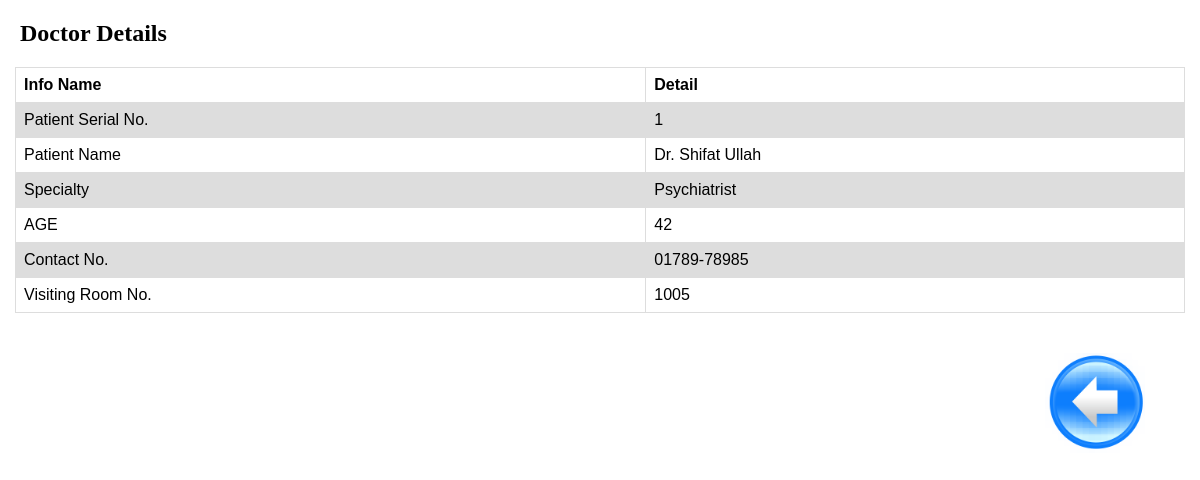
Screenshot of /admin/doctor/check_doctor_detial.php?s_id=1 with the database file from the repository.
### tables this page shows
CREATE TABLE doctor (
    id_no INT NOT NULL AUTO_INCREMENT , 
    name VARCHAR(50) NOT NULL , 
    specialty VARCHAR(30) NOT NULL , 
    age INT NOT NULL , 
    phone_no VARCHAR(11) NOT NULL , 
    room_no INT(10) NOT NULL , 
    password VARCHAR(20) NOT NULL, 
    PRIMARY KEY(id_no) 
);

### admin/doctor/check_doctor_detial.php (the view, shortened to what this page needs)
<!DOCTYPE html>
<html lang="en">
<head>
</head>
<body>
    <?php
        include "db.php";
        $sql = "SELECT * FROM doctor where id_no = '$_GET[s_id]'";
        $result = mysqli_query($connection, $sql);
        $row = mysqli_fetch_array($result);
    ?>
    <h2 style="margin-left: 5px;">Doctor Details</h2>
        <table>
        <tr>
            <th>Info Name</th>
            <th>Detail</th>
        </tr>
        <tr>
            <td>Patient Serial No.</td>
            <td> <?php echo "$row[id_no]";?></td>
        </tr>
        <tr>
            <td>Patient Name</td>
            <td> <?php echo "$row[name]";?></td>
        </tr>
        <tr>
            <td>Specialty</td>
            <td> <?php echo "$row[specialty]";?></td>
        </tr>
        <tr>
            <td>AGE</td>
            <td> <?php echo "$row[age]";?></td>
        </tr>
        <tr>
            <td>Contact No.</td>
            <td> <?php echo "$row[phone_no]";?></td>
        </tr>
        <tr>
            <td>Visiting Room No.</td>
            <td> <?php echo "$row[room_no]";?></td>
        </tr>
        </table>
        <div class="back"><a href="check_doctor.php"><img src="back.png" alt="back"></a></div>
</body>
</html>

### admin/doctor/check_doctor_detial.php (style rules this page uses)
body { margin: 15px; }
table { font-family: arial, sans-serif; border-collapse: collapse; width: 100%; }
td, th { border: 1px solid #dddddd; text-align: left; padding: 8px; }
tr:nth-child(even) { background-color: #dddddd; }
.back img { width: 100px; height: 100px; float: right; margin: 40px; }

### rows the page displays
doctor: id_no "1", name "Dr. Shifat Ullah", specialty "Psychiatrist", age "42", phone_no "01789-78985", room_no "1005"
